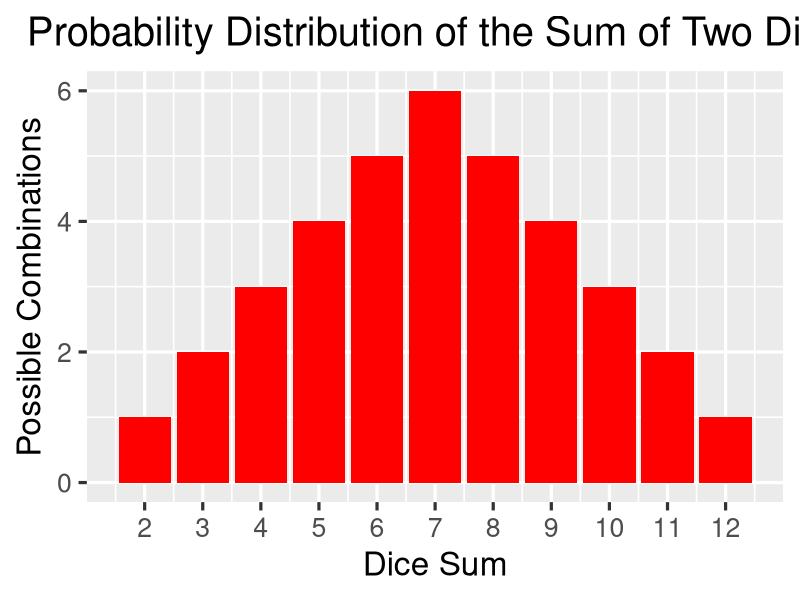
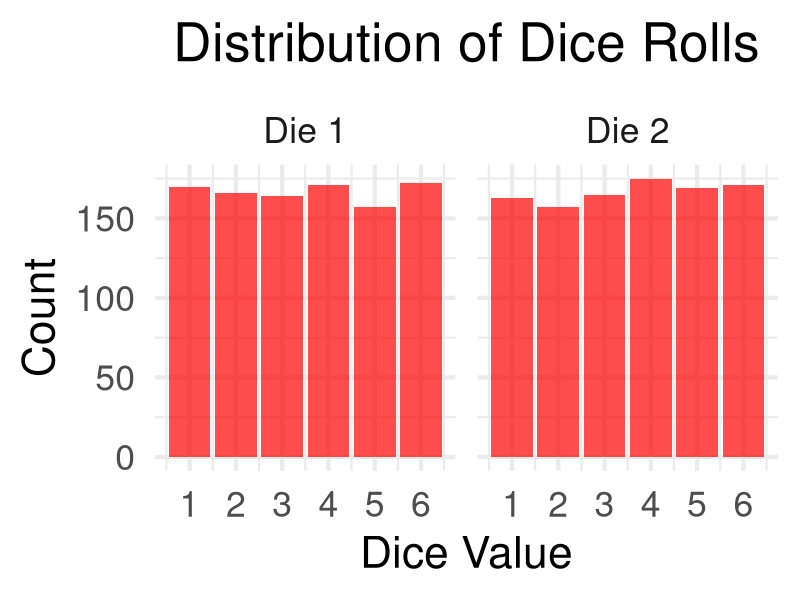
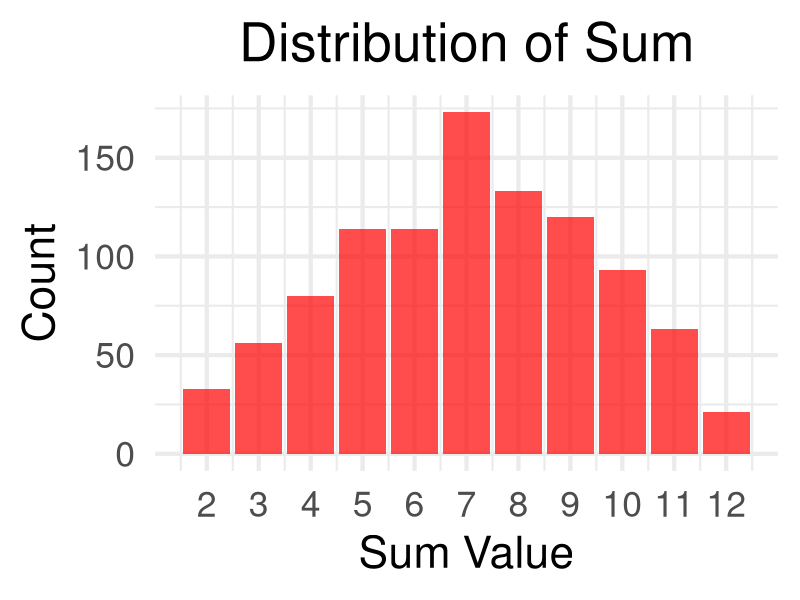

Write the R code that produced these figures, in order. (Note: this script raises an error after producing the figures.)
library(dplyr)
library(tidyr)
library(ggplot2)
library(stringr)

# Create table of all combinations of dice and their sums
dice_values_df <- data.frame(
  Dice_One = rep(c(1:6), each = 6),
  Dice_Two = rep(c(1:6), times = 6)
)
dice_values_df$sum_dice <- dice_values_df$Dice_One + dice_values_df$Dice_Two

dice_values_df

# Use pivot_wider to make table easier to view and use
dice_sums <- pivot_wider(dice_values_df, names_from = Dice_Two,
                         values_from = sum_dice)
drop_dice_one_col <- c("Dice_One")
dice_sums <- dice_sums[, !(names(dice_sums) %in% drop_dice_one_col)]
dice_sums

# Calculate number of occurences of each sum
sum_occurences <- dice_sums %>%
  pivot_longer(cols = everything(), values_to = "Sum") %>%
  count(Sum, name = "Occurences")
sum_occurences

# Display distributions of the sum in ggplot bar graph
ggplot(sum_occurences, aes(x = Sum, y = Occurences)) +
  geom_bar(stat = "identity", fill = "red") +
  labs(title = "Probability Distribution of the Sum of Two Dice",
       x = "Dice Sum",
       y = "Possible Combinations") +
  theme_gray(base_size = 24) +
  scale_x_continuous(breaks = 2:12) +
  theme(
    plot.title = element_text(hjust = 0.5)
  )

# Calculate probabilities as a decimal number
sum_occurences$Probability <- sum_occurences$Occurences / 36
sum_occurences

# Create random sample of 1000 dice rolls
die1 <- sample(1:6, 1000, replace = TRUE)
die2 <- sample(1:6, 1000, replace = TRUE)

# Calculate sums
sums <- die1 + die2

# Store sums and dice rolls in a data table
dice_df <- data.frame(Roll = rep(1:1000, 2),
                      Dice = rep(c("Die 1", "Die 2"), each = 1000),
                      Value = c(die1, die2))
head(dice_df)

# Create facet plot of the number of occurences of each number for both die
ggplot(dice_df, aes(x = Value)) +
  geom_bar(fill = "red", alpha = 0.7) +
  facet_wrap(~ Dice) +
  labs(title = "Distribution of Dice Rolls",
       x = "Dice Value", y = "Count") +
  scale_x_continuous(breaks = 1:6) +
  theme_minimal(base_size = 32) +
  theme(
    plot.title = element_text(hjust = 0.5)
  )

# Create table and graph of the sum of the 1000 dice rolls
sum_table <- data.frame(Dice1 = die1, Dice2 = die2, Sum = sums)
head(sum_table)
ggplot(sum_table, aes(x = Sum)) +
  geom_bar(fill = "red", alpha = 0.7) +
  labs(title = "Distribution of Sum",
       x = "Sum Value", y = "Count") +
  scale_x_continuous(breaks = 2:12) +
  theme_minimal(base_size = 32) +
  theme(
    plot.title = element_text(hjust = 0.5)
  )

# Determine percentages of each sum for sample
observed_counts <- sum_table %>%
  count(Sum, name = "Observed") %>%
  mutate(Observed_Percentage = (Observed / 1000) * 100)
head(observation_counts)

# Compare theoretical and sample data in table using left_join
# Convert theoretical probabilities to percentages
comparison_data <- left_join(sum_occurences, observed_counts, by = "Sum") %>%
  mutate(Expected_Percentage = Probability * 100)
head(comparison_data)

# Modify data to be used to create comparison graph
comparison_data <- comparison_data %>%
  select(Sum, Observed_Percentage, Expected_Percentage) %>%
  pivot_longer(cols = c(Observed_Percentage, Expected_Percentage),
               names_to = "Type", values_to = "Percentage")
head(comparison_data)

# Create line graph comparing sample and theoretical sum data
ggplot(comparison_long, aes(x = Sum, y = Percentage, color = Type,
                            group = Type)) +
  geom_line(size = 1.2) +
  geom_point(size = 3) +
  labs(title = str_wrap("Dice Sum Distribution (Percentage)",
                        width = 100),
       x = "Sum of Two Dice", y = "Percentage (%)",
       color = "Distribution") +
  scale_x_continuous(breaks = 2:12) +
  theme_minimal(base_size = 24) +
  theme(plot.title = element_text(hjust = 0.5),
        legend.position = c(0.85, 0.85)) +
  scale_color_manual(values = c("Observed_Percentage" = "blue",
                                "Expected_Percentage" = "red"))

# Function to calculate probability of rolling a number
# Function is based on number of dice, desired sum, and number of sides of the die
prob_sums <- function(num_dice, target_sum, sides = 6) {
  outcomes <- expand.grid(rep(list(1:sides), num_dice))
  sums <- rowSums(outcomes)
  prob <- sum(sums == target_sum) / length(sums)
  return(prob)
}

print(paste("Probability of rolling a sum of", 7, "with", 2, "dice:",
            prob_sums(2, 7)))

# Function to calculate probability of rolling greater than a certian sum
prob_greater <- function(num_dice, threshold, sides = 6) {
  outcomes <- expand.grid(rep(list(1:sides), num_dice))
  sums <- rowSums(outcomes)
  prob <- sum(sums > threshold) / length(sums)
  return(prob)
}

print(paste("Probability of rolling greater than a", 6, "with", 2, "dice:",
            prob_greater(2, 6)))

# Probability of rolling an even number or odd number based on number of dice 
# Also based on number of sides on each
prob_even_odd <- function(num_dice, sides = 6) {
  outcomes <- expand.grid(rep(list(1:sides), num_dice))
  sums <- rowSums(outcomes)
  prob_even <- sum(sums %% 2 == 0) / length(sums)
  prob_odd <- sum(sums %% 2 == 1) / length(sums)
  return(list(even = prob_even, odd = prob_odd))
}

even_odd <- prob_even_odd(2)
print(paste("Probability of an even sum:", even_odd$even))
print(paste("Probability of an odd sum:", even_odd$odd))